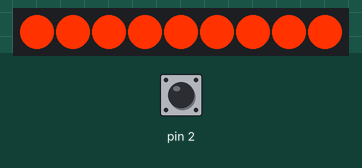
Recording of a sketch running on a simulated Arduino Uno, built with avr-gcc and run on an emulated ATmega328P. Parts: 9 RGB LEDs in strip order, left to right. Inputs (shaded band) come from the test bench; at power-on: pin 2 LOW. Random numbers use the default seed unless the sketch sets one.

Above: at 1.2 s.
1.3 s: pin 2 driven HIGH
At 1.73 s:
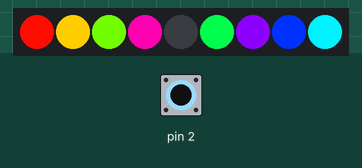
4.0 s: pin 2 pulsed LOW 2 times (0.12 s each, 0.3 s apart)
At 4.89 s:
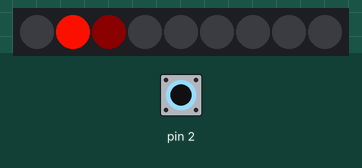
7.1 s: pin 2 pulsed LOW 5 times (0.12 s each, 0.3 s apart)
At 8.0 s:
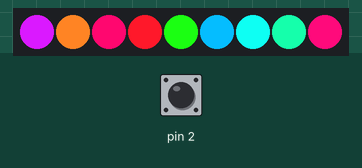

The sketch:

tree_light.ino
```cpp
/*
* Author: Lukas Žaromskis
* Tree light controller.
* Contains multiple light modes that can be changed by pressing a button.
*/

#include <Adafruit_NeoPixel.h>
#include <stdint.h>
#include "led.h"
#include "hsv_rgb.h"

#define PIN 6
#define NUMBER_OF_LEDS 9
#define NUMBER_OF_MODES 6
#define GLOBAL_DELAY 25

/*
* Function prototypes
*/
void CorrectLEDIndexes();
float lerp(float current, float desired, float t);
void mode0_init();
void mode0();
void mode1_init();
void mode1();
void mode2_init();
void mode2();
void mode3_init();
void mode3();
void mode4_init();
void mode4();
void mode5_init();
void mode5();
void ChangeMode();
void updateLEDMatrixHSV(unsigned long wait);
void updateLEDMatrixRGB(unsigned long wait);

/*
* Global variables
*/
Adafruit_NeoPixel strip = Adafruit_NeoPixel(NUMBER_OF_LEDS, PIN, NEO_GRB + NEO_KHZ800);

int i = 1;

void (*mode_function)();

LED *LEDs;

int mode = 0;

void setup()
{
	attachInterrupt(digitalPinToInterrupt(2), ChangeMode, RISING);
	mode_function = &mode0;
	LEDs = InitLEDs(NUMBER_OF_LEDS);
	CorrectLEDIndexes();
	SetHSVToAll(LEDs, 0.0f, 1.0f, 1.0f, NUMBER_OF_LEDS);
	strip.begin();
	strip.show();
}

void loop()
{
	(*mode_function)();
}

/*
* Sets the indexes to:
* 6 5 4
* 7 8 3
* 0 1 2
*/
void CorrectLEDIndexes()
{
	LEDs[0].id = 0;
	LEDs[1].id = 1;
	LEDs[2].id = 2;
	LEDs[3].id = 5;
	LEDs[4].id = 8;
	LEDs[5].id = 7;
	LEDs[6].id = 6;
	LEDs[7].id = 3;
	LEDs[8].id = 4;
}

float lerp(float current, float desired, float t)
{
	if (t <= 0.0f)
	{
		return current;
	}
	if (t >= 1.0f)
	{
		return desired;
	}
	float diff = desired - current;
	float change = diff * t;
	return current + change;
}

/*
* MODE0
* Colors change through the hue wheel
*/
float M0_HueStep = 0.001f;

void mode0_init()
{
	SetHSVToAll(LEDs, 0.0f, 1.0f, 1.0f, NUMBER_OF_LEDS);
}

void mode0()
{
	LED *led;
	for (i = 0; i < NUMBER_OF_LEDS; i++)
	{
		led = &LEDs[i];
		UpdateColorWheelHSV(led, M0_HueStep);
	}
	updateLEDMatrixHSV(GLOBAL_DELAY);
}

/*
* MODE1
* The outer ring if the LEDs travel through the hue wheel.
* Each LED is shifted by 0.125 in the hue wheel.
*/
float M1_HueStep = 0.001f;

void mode1_init()
{
	SetHSV(&LEDs[0], 0.0f, 1.0f, 1.0f);
	SetHSV(&LEDs[1], 0.125f, 1.0f, 1.0f);
	SetHSV(&LEDs[2], 0.25f, 1.0f, 1.0f);
	SetHSV(&LEDs[3], 0.375f, 1.0f, 1.0f);
	SetHSV(&LEDs[4], 0.5f, 1.0f, 1.0f);
	SetHSV(&LEDs[5], 0.625f, 1.0f, 1.0f);
	SetHSV(&LEDs[6], 0.75f, 1.0f, 1.0f);
	SetHSV(&LEDs[7], 0.875f, 1.0f, 1.0f);
	SetHSV(&LEDs[8], 0.0f, 0.0f, 0.0f);
}

void mode1()
{
	LED *led;
	for (i = 0; i < NUMBER_OF_LEDS; i++)
	{
		led = &LEDs[i];
		UpdateColorWheelHSV(led, M1_HueStep);
	}
	updateLEDMatrixHSV(GLOBAL_DELAY);
}

/*
* MODE2
* Colors change through the color wheel and saturation periodicaly goes up and down.
*/
uint8_t M2_IsSaturationIncreasing = 0;
float M2_SaturationMax = 1.0f;
float M2_SaturationMin = 0.8f;
float M2_SaturationStep = 0.0001f;
float M2_HueStep = 0.001f;

void mode2_init()
{
	SetHSVToAll(LEDs, 0.0f, 1.0f, 1.0f, NUMBER_OF_LEDS);
	M2_IsSaturationIncreasing = 0;
}

void mode2()
{
	LED *led;
	for (i = 0; i < NUMBER_OF_LEDS; i++)
	{
		led = &LEDs[i];
		UpdateColorWheelHSV(led, M2_HueStep);
		if (M2_IsSaturationIncreasing == 1)
		{
			led->saturation += M2_SaturationStep;
			if (led->saturation >= M2_SaturationMax)
			{
				M2_IsSaturationIncreasing = 0;
			}
		}
		else
		{
			led->saturation -= M2_SaturationStep;
			if (led->saturation <= M2_SaturationMin)
			{
				M2_IsSaturationIncreasing = 1;
			}
		}
	}
	updateLEDMatrixHSV(GLOBAL_DELAY);
}

/*
* MODE3
* Only two LEDs are on at the same time and they are traveling in a circle.
* The color changes through the hue wheel.
*/
float M3_CurrentHue = 0.0f;
int M3_CurrentLED = 0;
int M3_LastLEDIndex = 7;
float M3_HueStep = 0.001f;
float M3_ValueStep = 0.05f;

void mode3_init()
{
	SetHSVToAll(LEDs, 0.0f, 1.0f, 0.0f, NUMBER_OF_LEDS);
	SetHSV(&LEDs[0], 0.0f, 1.0f, 0.5f);
	SetHSV(&LEDs[1], 0.0f, 1.0f, 0.5f);
	M3_CurrentLED = 0;
	M3_CurrentHue = 0.0f;
}

void mode3()
{
	int nextLED;
	LED *current, *next;
	if (M3_CurrentLED == M3_LastLEDIndex)
	{
		nextLED = 0;
	}
	else
	{
		nextLED = M3_CurrentLED + 1;
	}

	current = &LEDs[M3_CurrentLED];
	next = &LEDs[nextLED];

	M3_CurrentHue += M3_HueStep;
	if (M3_CurrentHue >= 1.0f)
	{
		M3_CurrentHue -= 1.0f;
	}

	current->hue = M3_CurrentHue;
	next->hue = M3_CurrentHue;

	float *currentLEDValue = &current->value;
	float *nextLEDValue = &next->value;

	*currentLEDValue -= M3_ValueStep;
	*nextLEDValue += M3_ValueStep;

	if (*currentLEDValue <= 0.0f)
	{
		*currentLEDValue = 0.0f;
		*nextLEDValue = 1.0f;
		M3_CurrentLED = nextLED;
	}

	updateLEDMatrixHSV(GLOBAL_DELAY);
}

/*
* MODE4
* Every LED is given a random hue and saturation value every n miliseconds.
*/
float M4_SaturationMin = 0.85f;
float M4_SaturationRand = 150;
int M4_Delay = 1000;

void mode4_init()
{
	SetHSVToAll(LEDs, 0.0f, 0.0f, 1.0f, NUMBER_OF_LEDS);
}

void mode4()
{
	LED *led;
	for (int i = 0; i < NUMBER_OF_LEDS; i++)
	{
		led = &LEDs[i];
		float hue = (float)random(1000) / 1000.0f;
		float saturation = ((float)random(M4_SaturationRand) / 1000.0f) + M4_SaturationMin;
		led->hue = hue;
		led->saturation = saturation;
	}
	updateLEDMatrixHSV(M4_Delay);
}

/*
* MODE5
* All of the LEDs are given the same random hue and saturation value every n miliseconds.
* The color change goes through a linear interpolation through the RGB values.
*/
float M5_SaturationMin = 0.85f;
int M5_SaturationRand = 150;
int M5_Delay = 8000;
int M5_LerpDuration = 2000;
uint8_t M5_NextRed = 0;
uint8_t M5_NextGreen = 0;
uint8_t M5_NextBlue = 0;
uint8_t M5_CurrentRed = 0;
uint8_t M5_CurrentGreen = 0;
uint8_t M5_CurrentBlue = 0;
float M5_LerpTime = 0;
uint8_t M5_IsLerping = 0;

void mode5_init()
{
	float hue = (float)random(1000) / 1000.0f;
	float saturation = ((float)random(M5_SaturationRand) / 1000.0f) + M5_SaturationMin;
	float* rgb = (float *)malloc(3 * sizeof(float));
	rgb = hsv2rgb(hue, saturation, 1.0f, rgb);
	M5_NextRed = rgb[0] * 255;
	M5_NextGreen = rgb[1] * 255;
	M5_NextBlue = rgb[2] * 255;
	free(rgb);
	M5_CurrentRed = 255;
	M5_CurrentGreen = 255;
	M5_CurrentBlue = 255;
	M5_IsLerping = 1;
	M5_LerpTime = 0;
	SetRGBToAll(LEDs, M5_CurrentRed, M5_CurrentGreen, M5_CurrentBlue, NUMBER_OF_LEDS);
}

void mode5()
{
	if (M5_IsLerping)
	{
		float t = M5_LerpTime / M5_LerpDuration;
		float r = lerp(M5_CurrentRed, M5_NextRed, t);
		float g = lerp(M5_CurrentGreen, M5_NextGreen, t);
		float b = lerp(M5_CurrentBlue, M5_NextBlue, t);
		SetRGBToAll(LEDs, r, g, b, NUMBER_OF_LEDS);
		M5_LerpTime += GLOBAL_DELAY;
		if (M5_LerpTime >= M5_LerpDuration)
		{
			M5_IsLerping = 0;
			M5_LerpTime = 0;
			M5_CurrentRed = M5_NextRed;
			M5_CurrentGreen = M5_NextGreen;
			M5_CurrentBlue = M5_NextBlue;
			float hue = (float)random(1000) / 1000.0f;
			float saturation = ((float)random(M5_SaturationRand) / 1000.0f) + M5_SaturationMin;
			float* rgb = (float *)malloc(3 * sizeof(float));
			rgb = hsv2rgb(hue, saturation, 1.0f, rgb);
			M5_NextRed = rgb[0] * 255;
			M5_NextGreen = rgb[1] * 255;
			M5_NextBlue = rgb[2] * 255;
			free(rgb);
		}
		updateLEDMatrixRGB(GLOBAL_DELAY);
	}
	else
	{
		SetRGBToAll(LEDs, M5_CurrentRed, M5_CurrentGreen, M5_CurrentBlue, NUMBER_OF_LEDS);
		M5_IsLerping = 1;
		updateLEDMatrixRGB(M5_Delay);
	}
}


/*
* This function changes the current mode of the lights.
*/
void ChangeMode()
{
	mode++;
	if (mode == NUMBER_OF_MODES)
	{
		mode = 0;
	}
	switch (mode)
	{
	case 0:
		mode_function = &mode0;
		mode0_init();
		break;
	case 1:
		mode_function = &mode1;
		mode1_init();
		break;
	case 2:
		mode_function = &mode2;
		mode2_init();
		break;
	case 3:
		mode_function = &mode3;
		mode3_init();
		break;
	case 4:
		mode_function = &mode4;
		mode4_init();
		break;
	case 5:
		mode_function = &mode5;
		mode5_init();
		break;
	default:
		break;
	}
	delay(100);
}

/*
* Updates the lights using their HSV values.
*/
void updateLEDMatrixHSV(unsigned long wait)
{
	UpdateLEDsHSV(&strip, LEDs, NUMBER_OF_LEDS);
	delay(wait);
}

/*
* Updates the lights using their RGB values.
*/
void updateLEDMatrixRGB(unsigned long wait)
{
	UpdateLEDsRGB(&strip, LEDs, NUMBER_OF_LEDS);
	delay(wait);
}
```

hsv_rgb.h
```cpp
/*
* Converts color from HSV space to RGB space and vice versa.
* Source: https://gist.github.com/postspectacular/2a4a8db092011c6743a7#file-hsv2rgb-ino
*/

#ifndef HSV_RGB_H
#define HSV_RGB_H

// HSV->RGB conversion based on GLSL version
// expects hsv channels defined in 0.0 .. 1.0 interval
float fract(float x) { return x - int(x); }

float mix(float a, float b, float t) { return a + (b - a) * t; }

float step(float e, float x) { return x < e ? 0.0 : 1.0; }

float* hsv2rgb(float h, float s, float b, float* rgb) {
  rgb[0] = b * mix(1.0, constrain(abs(fract(h + 1.0) * 6.0 - 3.0) - 1.0, 0.0, 1.0), s);
  rgb[1] = b * mix(1.0, constrain(abs(fract(h + 0.6666666) * 6.0 - 3.0) - 1.0, 0.0, 1.0), s);
  rgb[2] = b * mix(1.0, constrain(abs(fract(h + 0.3333333) * 6.0 - 3.0) - 1.0, 0.0, 1.0), s);
  return rgb;
}

float* rgb2hsv(float r, float g, float b, float* hsv) {
  float s = step(b, g);
  float px = mix(b, g, s);
  float py = mix(g, b, s);
  float pz = mix(-1.0, 0.0, s);
  float pw = mix(0.6666666, -0.3333333, s);
  s = step(px, r);
  float qx = mix(px, r, s);
  float qz = mix(pw, pz, s);
  float qw = mix(r, px, s);
  float d = qx - min(qw, py);
  hsv[0] = abs(qz + (qw - py) / (6.0 * d + 1e-10));
  hsv[1] = d / (qx + 1e-10);
  hsv[2] = qx;
  return hsv;
}

#endif
```

led.h
```cpp
/*
* Author: Lukas Žaromskis
* Contains the struct of an LED and has function for setting the data of the struct.
* Also contains functions to send the LED data to the Adafruit NeoPixel LED strip.
*/
#ifndef LED_H
#define LED_H

#include <Adafruit_NeoPixel.h>
#include "hsv_rgb.h"

struct LED
{
    uint16_t id;

    float hue;
    float saturation;
    float value;

    uint8_t red;
    uint8_t green;
    uint8_t blue;
};

LED* InitLEDs(int n)
{
    LED* leds = (LED*)malloc(n * sizeof(struct LED));
    LED* led;
    for (int i = 0; i < n; i++)
    {
        led = &leds[i];
        led->id = i;
        led->hue = 0.0f;
        led->saturation = 1.0f;
        led->value = 1.0f;
        led->red = 255;
        led->blue = 0;
        led->green = 0;
    }
    return leds;
}

void SetHue(LED* led, float hue)
{
    led->hue = hue;
}

void SetSaturation(LED* led, float saturation)
{
    led->saturation = saturation;
}

void SetHSV(LED* led, float hue, float saturation, float value)
{
    led->hue = hue;
    led->saturation = saturation;
    led->value = value;
}

void SetRGB(LED* led, uint8_t red, uint8_t green, uint8_t blue)
{
    led->red = red;
    led->green = green;
    led->blue = blue;
}

void SetHSVToAll(LED* leds, float hue, float saturation, float value, int n)
{
    LED* led;
    for (int i = 0; i < n; i++)
    {
        led = &leds[i];
        SetHSV(led, hue, saturation, value);
    }
}

void SetRGBToAll(LED* leds, uint8_t red, uint8_t green, uint8_t blue, int n)
{
    LED* led;
    for (int i = 0; i < n; i++)
    {
        led = &leds[i];
        SetRGB(led, red, green, blue);
    }
}

void UpdateColorWheelHSV(LED* led, float step)
{
    float hue = led->hue;
    hue += step;
    if (hue > 1.0f)
    {
        hue -= 1.0f;
    }
    led->hue = hue;
}

void UpdateLEDsHSV(Adafruit_NeoPixel* strip, LED* leds, int n)
{
    float* rgb = (float *)malloc(3 * sizeof(float));
    LED* led;
    for (int i = 0; i < n; i++)
    {
        led = &leds[i];
        rgb = hsv2rgb(led->hue, led->saturation, led->value, rgb);
        strip->setPixelColor(led->id, strip->Color(rgb[0] * 255, rgb[1] * 255, rgb[2] * 255));
    }
    strip->show();
    free(rgb);
}

void UpdateLEDsRGB(Adafruit_NeoPixel* strip, LED* leds, int n)
{
    LED* led;
    for (int i = 0; i < n; i++)
    {
        led = &leds[i];
        strip->setPixelColor(led->id, strip->Color(led->red, led->green, led->blue));
    }
    strip->show();
}

#endif
```
